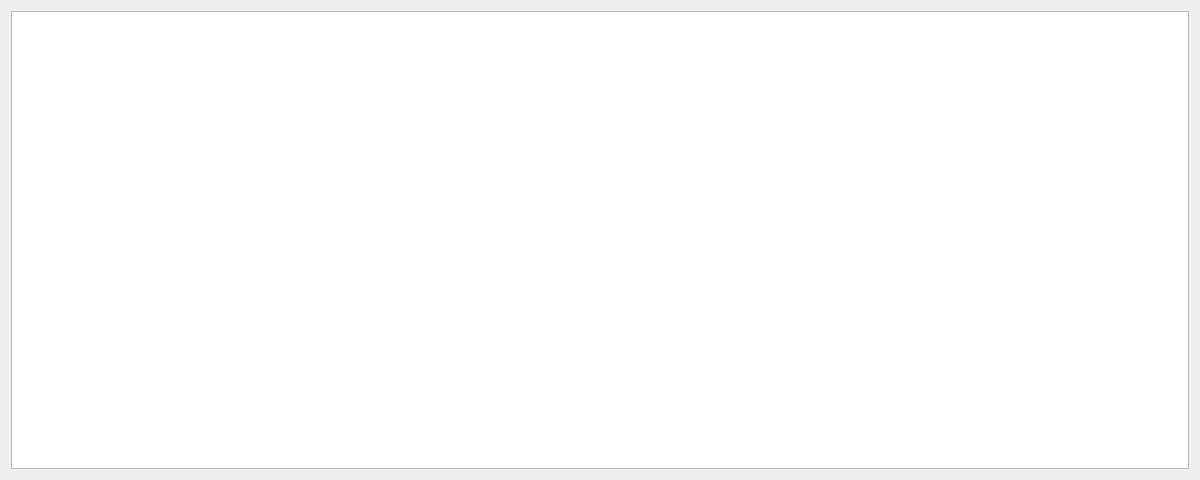
<?xml version="1.0" encoding="UTF-8"?>
<ui version="4.0">
 <class>table_menu</class>
 <widget class="QDialog" name="table_menu">
  <property name="geometry">
   <rect>
    <x>0</x>
    <y>0</y>
    <width>1200</width>
    <height>480</height>
   </rect>
  </property>
  <property name="windowTitle">
   <string>show more log</string>
  </property>
  <layout class="QGridLayout" name="gridLayout">
   <item row="0" column="0">
    <widget class="QTextEdit" name="log_text">
     <property name="readOnly">
      <bool>true</bool>
     </property>
    </widget>
   </item>
  </layout>
 </widget>
 <resources/>
 <connections/>
</ui>
